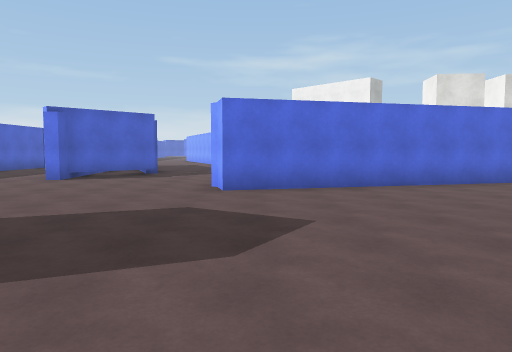
view 1 (above)

24 first-person views from a walk through a 3-D level made in the Unity game engine. The camera is 1.5 m above the floor, tilts 4° down and sees 70° across. The floor is counted in squares, 2 m on a side. Each view is taken from the middle of a square. On the plan, view 1 faces up. The plan holds only what a view shows up to about 11 squares ahead; the rest is blank. The place goes on beyond the plan. The player character is not drawn. Surface patterns are stand-ins for the level's own textures.

view 2
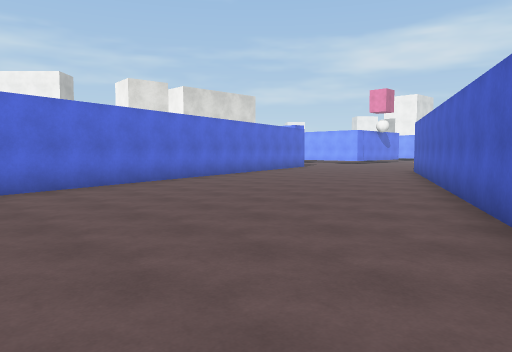

view 3
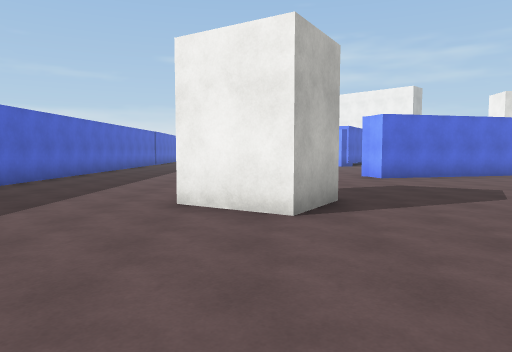

view 4
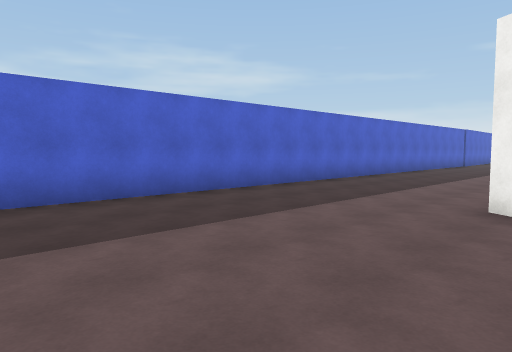

view 5
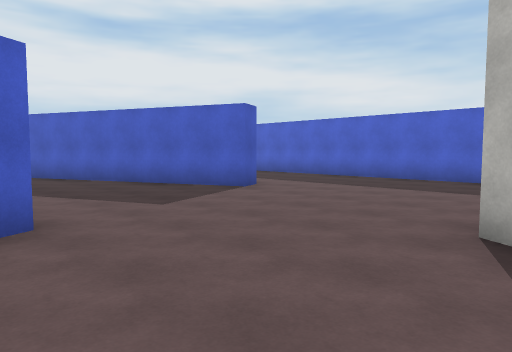

view 6
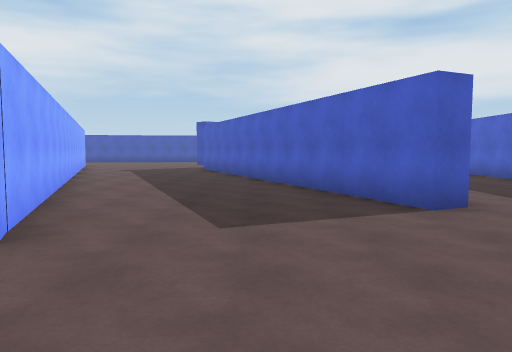

view 7
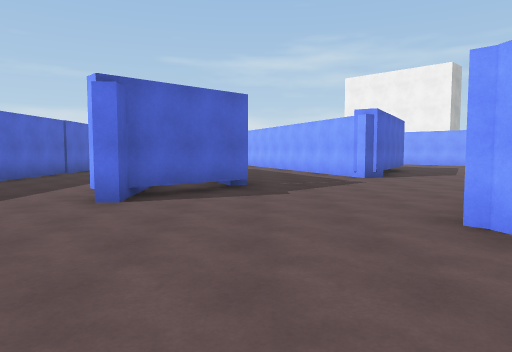

view 8
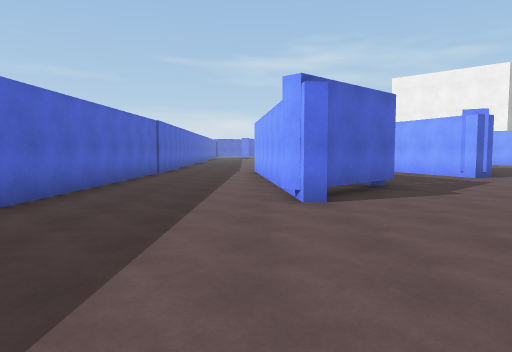

view 9
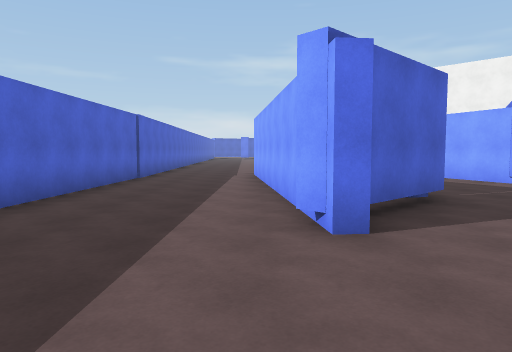

view 10
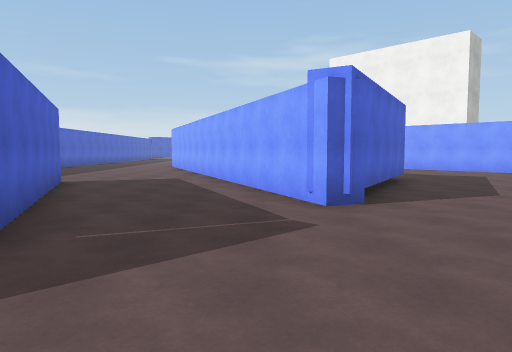

view 11
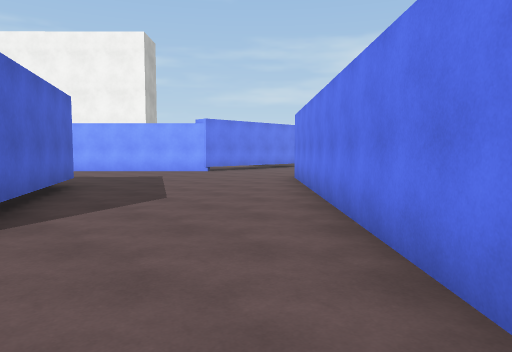

view 12
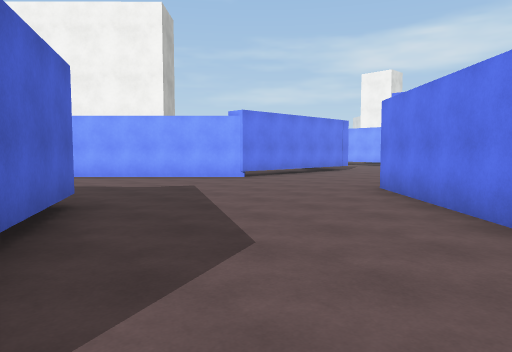

view 13
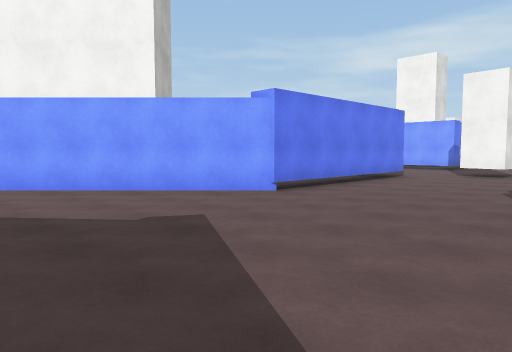

view 14
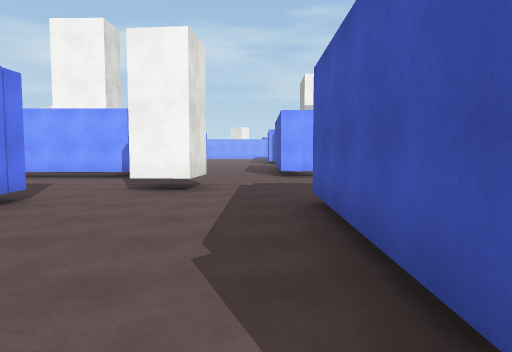

view 15
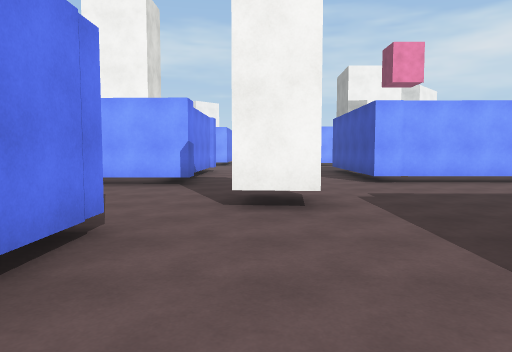

view 16
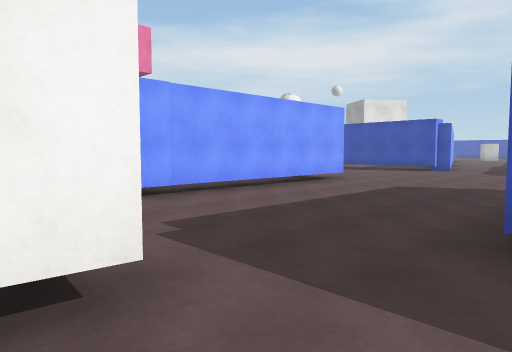

view 17
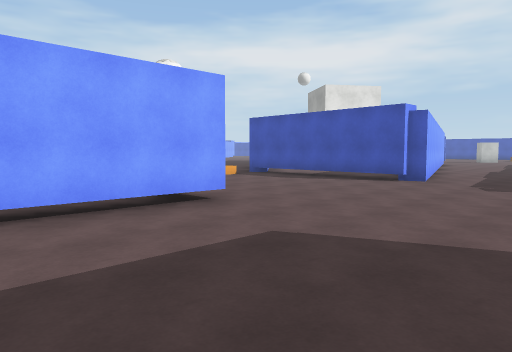

view 18
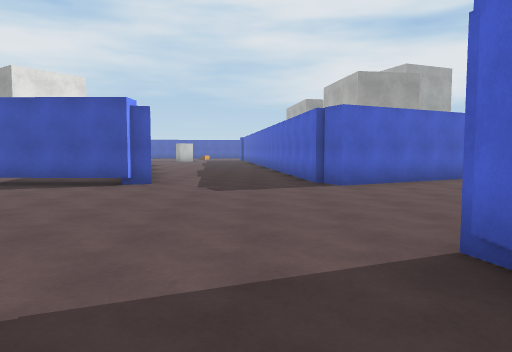

view 19
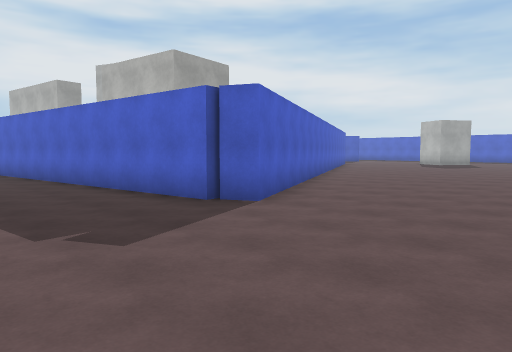

view 20
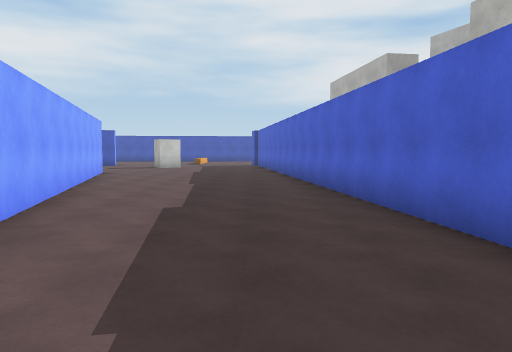

view 21
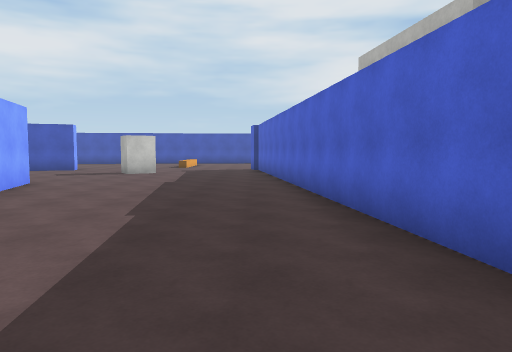

view 22
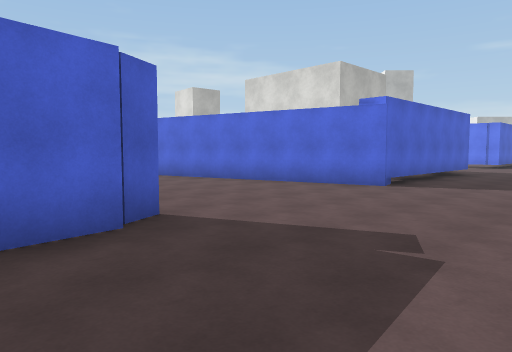

view 23
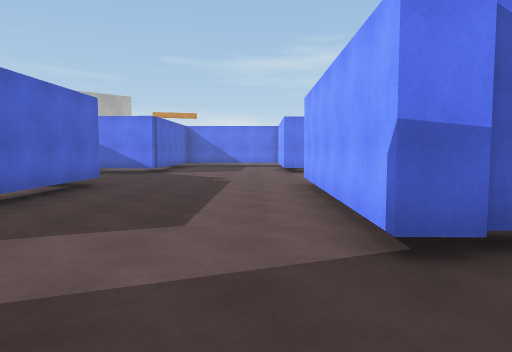

view 24
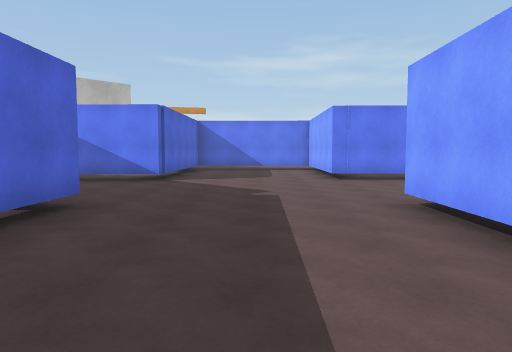

### Floor plan
Points are (right, up) in squares from view 1. A wall is a line through its corners. A room is listed if a view was taken in it or the views show most of it. See-through windows are left out.
Room 1 (views 1, 2, 3, 4, 5, 6, 7, 8, 9, 10, 11, 12, 13, 14, 15, 16, 17, 18, 19, 20, 21, 22, 23, 24)
walls: (0.6, 14.1) (0, 13.9) (-2.5, 20); (1.7, 10.2) (7.9, 16.4); (2.8, 18.3) (0.2, 13.8); (8.9, 16.3) (13.2, 16.2); (-3.1, 11.6) (-5.1, 9.7); (-5.1, 10.6) (-5, 9.2); (13.4, 10.8) (13.5, 10.3) (-0.6, 6.8) (-0.8, 7.5); (13.6, 15.1) (13.5, 10.3); (-5.3, 9.4) (-5.7, 9.8); (-5.3, 9.2) (-6, 17.1); (-5.7, 17.7) (-3.4, 12.4); (13.5, 20.4) (8.1, 20.5) (4.4, 24.2); (4.2, 0.7) (13.2, 5.2) (13.5, 4.6); (-2.7, 2.6) (-3.6, 1.2) (-5.1, 2.1); (13.6, 4.6) (15.5, -10.9); (15.9, 18.1) (14.6, 18.2) (14.7, 19.3); (-9.2, 17) (-9.6, -4.1); (18.3, 10.3) (18.4, 16.3) (21, 16.2); (17.7, 5.2) (20.7, 5.1); (13.6, 26) (13.5, 22.9); (18.6, 20.3) (17.9, 20.3) (18.1, 26.1); (18, 2.5) (17.3, 4.9) (18, 5); (20.9, 20.6) (18.6, 20.7); (-5.8, -3.8) (-5.2, -3.5) (-2.4, -10.1); (13.7, 32) (13.7, 30.1) (11.5, 30.1); (2.4, -9.9) (-0.9, -1.9) (-0.6, -1.7); (19.9, 30.3) (18, 30.3) (18, 32.1); (-9.7, -8.5) (-9.7, -10.1); (21.2, -8.4) (18.7, 0.2)

Where each view was taken, in squares from view 1:
view 1: 0 up, 0 right, facing up
view 2: 0 up, 0 right, facing up-right
view 3: 3 down, 4 left, facing up
view 4: 3 down, 4 left, facing up-left
view 5: 2 up, 0 right, facing down-left
view 6: 1 up, 3 left, facing down
view 7: 4 up, 3 left, facing up
view 8: 4 up, 6 left, facing up
view 9: 6 up, 6 left, facing up
view 10: 9 up, 1 left, facing up
view 11: 10 up, 0 right, facing up-right
view 12: 13 up, 1 right, facing up-right
view 13: 16 up, 3 right, facing up-right
view 14: 17 up, 8 right, facing right
view 15: 19 up, 10 right, facing right
view 16: 19 up, 13 right, facing down-right
view 17: 14 up, 14 right, facing down-right
view 18: 13 up, 15 right, facing down
view 19: 9 up, 17 right, facing down-left
view 20: 4 up, 16 right, facing down
view 21: 0 up, 16 right, facing down
view 22: 3 up, 17 right, facing up-left
view 23: 18 up, 17 right, facing up
view 24: 21 up, 16 right, facing up
